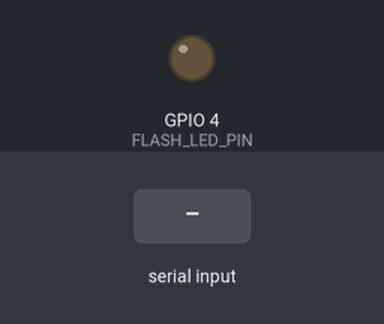
This sketch was run on a simulated ESP32. Parts: output pins drawn as LEDs (lit = HIGH). The inputs (shaded band) are chosen by the test bench. WiFi joins after 1.5 s; servers stay silent unless stated; uploads are accepted with an empty reply; the camera gives no picture; what the sketch prints to the serial monitor is not drawn.

Above: at 3.5 s.
3.6 s: "https://\n" received over Serial
At 3.77 s:
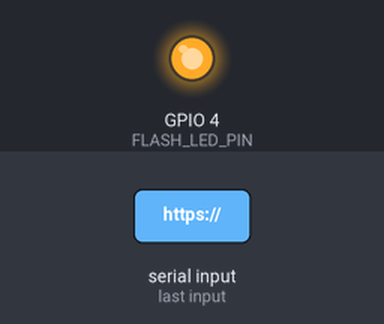
5.4 s: "flash on\n" received over Serial
6.9 s: "flash off\n" received over Serial
Timing chart, 0 to 9.9 s (numbered marks = the images above; inputs shaded):
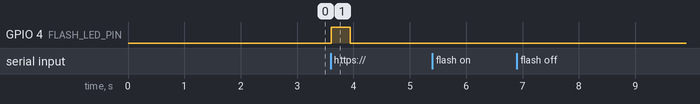

The sketch:

snap_upload_s3.ino
```cpp
// ESP32-CAM test firmware: take a snapshot and upload it to an S3 pre-signed URL.
//
// Usage (serial monitor @ 115200, line ending = Newline):
//   - Paste a pre-signed PUT URL and press Enter -> capture + upload
//   - Type "snap" -> capture only, print the JPEG size
//   - Type "flash on" / "flash off" -> enable/disable the on-board flash LED
//   - If S3_PRESIGNED_URL is set in config.h, one upload is attempted at boot.

#include <Arduino.h>
#include <WiFi.h>
#include <WiFiClientSecure.h>
#include <HTTPClient.h>
#include "esp_camera.h"
#include "config.h"

// ---- AI-Thinker ESP32-CAM pin map ----
#define PWDN_GPIO_NUM     32
#define RESET_GPIO_NUM    -1
#define XCLK_GPIO_NUM      0
#define SIOD_GPIO_NUM     26
#define SIOC_GPIO_NUM     27
#define Y9_GPIO_NUM       35
#define Y8_GPIO_NUM       34
#define Y7_GPIO_NUM       39
#define Y6_GPIO_NUM       36
#define Y5_GPIO_NUM       21
#define Y4_GPIO_NUM       19
#define Y3_GPIO_NUM       18
#define Y2_GPIO_NUM        5
#define VSYNC_GPIO_NUM    25
#define HREF_GPIO_NUM     23
#define PCLK_GPIO_NUM     22

#define FLASH_LED_PIN      4

#ifndef FLASH_DEFAULT_ON
#define FLASH_DEFAULT_ON    1
#endif
#ifndef FLASH_PRE_MS
#define FLASH_PRE_MS      100
#endif
#ifndef FLASH_SETTLE_FRAMES
#define FLASH_SETTLE_FRAMES 3
#endif

static bool flashEnabled = FLASH_DEFAULT_ON;

static bool initCamera() {
  camera_config_t config = {};
  config.ledc_channel = LEDC_CHANNEL_0;
  config.ledc_timer   = LEDC_TIMER_0;
  config.pin_d0 = Y2_GPIO_NUM;
  config.pin_d1 = Y3_GPIO_NUM;
  config.pin_d2 = Y4_GPIO_NUM;
  config.pin_d3 = Y5_GPIO_NUM;
  config.pin_d4 = Y6_GPIO_NUM;
  config.pin_d5 = Y7_GPIO_NUM;
  config.pin_d6 = Y8_GPIO_NUM;
  config.pin_d7 = Y9_GPIO_NUM;
  config.pin_xclk     = XCLK_GPIO_NUM;
  config.pin_pclk     = PCLK_GPIO_NUM;
  config.pin_vsync    = VSYNC_GPIO_NUM;
  config.pin_href     = HREF_GPIO_NUM;
  config.pin_sccb_sda = SIOD_GPIO_NUM;
  config.pin_sccb_scl = SIOC_GPIO_NUM;
  config.pin_pwdn     = PWDN_GPIO_NUM;
  config.pin_reset    = RESET_GPIO_NUM;
  config.xclk_freq_hz = 20000000;
  config.pixel_format = PIXFORMAT_JPEG;
  // Single buffer + GRAB_LATEST so a capture is always a fresh frame.
  config.fb_count  = 1;
  config.grab_mode = CAMERA_GRAB_LATEST;

  if (psramFound()) {
    config.frame_size   = FRAMESIZE_UXGA;  // 1600x1200
    config.jpeg_quality = 10;              // 0-63, lower = better
    config.fb_location  = CAMERA_FB_IN_PSRAM;
  } else {
    Serial.println("[cam] WARNING: no PSRAM, falling back to SVGA");
    config.frame_size   = FRAMESIZE_SVGA;
    config.jpeg_quality = 12;
    config.fb_location  = CAMERA_FB_IN_DRAM;
  }

  esp_err_t err = esp_camera_init(&config);
  if (err != ESP_OK) {
    Serial.printf("[cam] init failed: 0x%x\n", err);
    return false;
  }
  Serial.println("[cam] initialised");
  return true;
}

// Returns a frame buffer that the caller must release with esp_camera_fb_return().
static camera_fb_t *captureJpeg() {
  if (flashEnabled) {
    digitalWrite(FLASH_LED_PIN, HIGH);
    delay(FLASH_PRE_MS);
  }
  // Discard a few frames so auto-exposure/white-balance adapt to the current
  // lighting (including the flash) before the frame we keep.
  int discard = flashEnabled ? FLASH_SETTLE_FRAMES : 1;
  for (int i = 0; i < discard; i++) {
    camera_fb_t *stale = esp_camera_fb_get();
    if (stale) esp_camera_fb_return(stale);
  }
  camera_fb_t *fb = esp_camera_fb_get();
  digitalWrite(FLASH_LED_PIN, LOW);

  if (!fb) {
    Serial.println("[cam] capture failed");
    return nullptr;
  }
  if (fb->format != PIXFORMAT_JPEG) {
    Serial.println("[cam] frame is not JPEG");
    esp_camera_fb_return(fb);
    return nullptr;
  }
  Serial.printf("[cam] captured %ux%u, %u bytes\n", fb->width, fb->height, fb->len);
  return fb;
}

static bool connectWiFi() {
  if (WiFi.status() == WL_CONNECTED) return true;

  Serial.printf("[wifi] connecting to %s", WIFI_SSID);
  WiFi.mode(WIFI_STA);
  WiFi.setSleep(false);
  WiFi.begin(WIFI_SSID, WIFI_PASSWORD);

  uint32_t start = millis();
  while (WiFi.status() != WL_CONNECTED && millis() - start < 20000) {
    delay(500);
    Serial.print(".");
  }
  Serial.println();

  if (WiFi.status() != WL_CONNECTED) {
    Serial.println("[wifi] connection failed");
    return false;
  }
  Serial.printf("[wifi] connected, IP %s, RSSI %d dBm\n",
                WiFi.localIP().toString().c_str(), WiFi.RSSI());
  return true;
}

// HTTP PUT the JPEG to a pre-signed S3 URL. S3 returns 200 on success.
static bool uploadToS3(const String &url, const uint8_t *data, size_t len) {
  if (!url.startsWith("https://")) {
    Serial.println("[s3] URL must start with https://");
    return false;
  }

  WiFiClientSecure client;
#ifdef S3_ROOT_CA
  client.setCACert(S3_ROOT_CA);
#else
  client.setInsecure();  // test only: skips server certificate verification
#endif

  HTTPClient http;
  http.setTimeout(30000);
  if (!http.begin(client, url)) {
    Serial.println("[s3] http.begin failed (bad URL?)");
    return false;
  }
  http.addHeader("Content-Type", UPLOAD_CONTENT_TYPE);

  Serial.printf("[s3] uploading %u bytes...\n", len);
  uint32_t t0 = millis();
  int code = http.sendRequest("PUT", const_cast<uint8_t *>(data), len);
  uint32_t dt = millis() - t0;

  bool ok = (code == 200);
  if (code > 0) {
    Serial.printf("[s3] HTTP %d in %lu ms\n", code, (unsigned long)dt);
    if (!ok) {
      // S3 explains failures in an XML body (SignatureDoesNotMatch, AccessDenied, ...).
      Serial.println(http.getString());
    }
  } else {
    Serial.printf("[s3] request failed: %s\n", http.errorToString(code).c_str());
  }
  http.end();
  return ok;
}

static void snapAndUpload(const String &url) {
  if (!connectWiFi()) return;

  camera_fb_t *fb = captureJpeg();
  if (!fb) return;

  bool ok = uploadToS3(url, fb->buf, fb->len);
  esp_camera_fb_return(fb);
  Serial.println(ok ? "[s3] UPLOAD OK" : "[s3] UPLOAD FAILED");
}

void setup() {
  // Pre-signed URLs are often >1 KB; make sure a pasted URL fits in the RX buffer.
  Serial.setRxBufferSize(4096);
  Serial.begin(115200);
  delay(500);
  Serial.println("\n=== ESP32-CAM snap -> S3 pre-signed URL test ===");

  pinMode(FLASH_LED_PIN, OUTPUT);
  digitalWrite(FLASH_LED_PIN, LOW);

  if (!initCamera()) {
    Serial.println("Camera init failed, restarting in 5 s");
    delay(5000);
    ESP.restart();
  }

  connectWiFi();

  String bootUrl = S3_PRESIGNED_URL;
  if (bootUrl.length() > 0) {
    snapAndUpload(bootUrl);
  }

  Serial.println("Paste a pre-signed PUT URL and press Enter, type 'snap', or 'flash on|off'.");
}

void loop() {
  if (!Serial.available()) {
    delay(10);
    return;
  }

  String line = Serial.readStringUntil('\n');
  line.trim();
  if (line.length() == 0) return;

  if (line == "snap") {
    camera_fb_t *fb = captureJpeg();
    if (fb) esp_camera_fb_return(fb);
  } else if (line == "flash on" || line == "flash off") {
    flashEnabled = (line == "flash on");
    Serial.printf("[cam] flash %s\n", flashEnabled ? "ON" : "OFF");
  } else if (line.startsWith("http")) {
    snapAndUpload(line);
  } else {
    Serial.println("Unknown input. Paste an https:// pre-signed URL, type 'snap', or 'flash on|off'.");
  }
  Serial.println("Ready.");
}
```

config.example.h
```cpp
#pragma once

// Copy this file to config.h and fill in your values.
// config.h is git-ignored so credentials never get committed.

#define WIFI_SSID     "your-wifi-ssid"
#define WIFI_PASSWORD "your-wifi-password"

// Optional: a pre-signed S3 PUT URL to upload to once at boot.
// Leave empty ("") to only upload URLs pasted over the serial monitor.
// Pre-signed URLs expire, so pasting over serial is usually more convenient.
#define S3_PRESIGNED_URL ""

// Must match the ContentType the URL was signed with (if any).
#define UPLOAD_CONTENT_TYPE "image/jpeg"

// On-board flash LED (GPIO 4). Can also be toggled at runtime: "flash on|off".
#define FLASH_DEFAULT_ON    1    // 1 = flash fires on every capture
#define FLASH_PRE_MS        100  // LED on this long before frames are grabbed
#define FLASH_SETTLE_FRAMES 3    // frames discarded so exposure adapts to the flash

// TLS: by default the certificate is NOT verified (fine for bench testing).
// For real verification, define S3_ROOT_CA as the PEM string of
// "Amazon Root CA 1" (https://www.amazontrust.com/repository/AmazonRootCA1.pem):
// #define S3_ROOT_CA "-----BEGIN CERTIFICATE-----\n...\n-----END CERTIFICATE-----\n"
```

Measured:
- after the input at 3.6 s, GPIO 4 (FLASH_LED_PIN): LOW → HIGH at once, → LOW 0.34 s later
- after the input at 5.4 s, every drawn part: stays the same
- after the input at 6.9 s, every drawn part: stays the same
